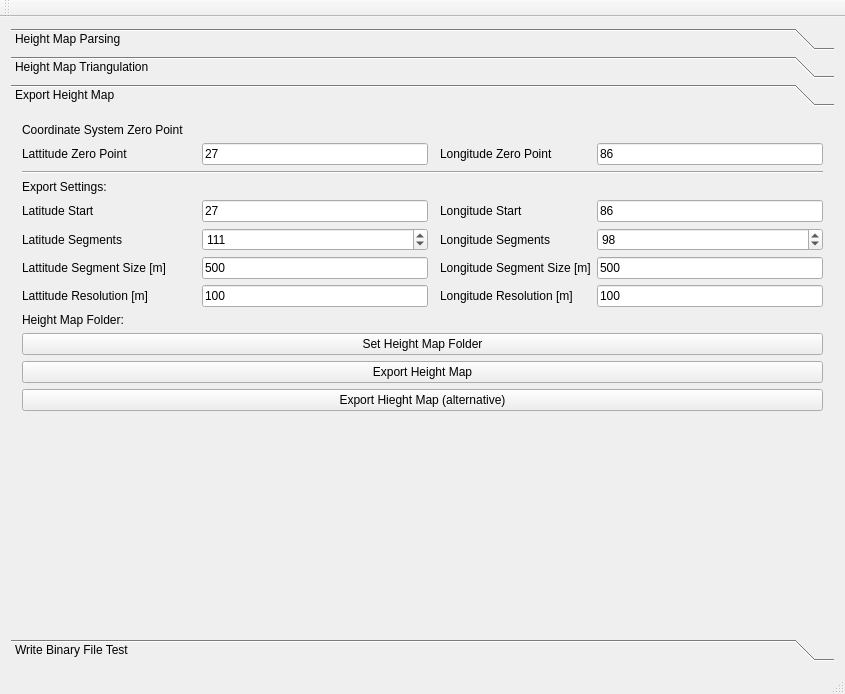
<?xml version="1.0" encoding="UTF-8"?>
<ui version="4.0">
 <class>QWorldParser</class>
 <widget class="QMainWindow" name="QWorldParser">
  <property name="geometry">
   <rect>
    <x>0</x>
    <y>0</y>
    <width>845</width>
    <height>694</height>
   </rect>
  </property>
  <property name="windowTitle">
   <string>QOpenStreetMapParser</string>
  </property>
  <widget class="QWidget" name="centralWidget">
   <layout class="QGridLayout" name="gridLayout">
    <item row="0" column="0">
     <widget class="QToolBox" name="toolBox">
      <property name="currentIndex">
       <number>2</number>
      </property>
      <widget class="QWidget" name="pageHeightMap">
       <property name="geometry">
        <rect>
         <x>0</x>
         <y>0</y>
         <width>827</width>
         <height>509</height>
        </rect>
       </property>
       <attribute name="label">
        <string>Height Map Parsing</string>
       </attribute>
       <layout class="QGridLayout" name="gridLayout_3">
        <item row="2" column="0">
         <widget class="QLabel" name="label_14">
          <property name="text">
           <string>Longitude Start</string>
          </property>
         </widget>
        </item>
        <item row="1" column="0">
         <widget class="QLabel" name="label_11">
          <property name="text">
           <string>Latitude Start</string>
          </property>
         </widget>
        </item>
        <item row="2" column="1" colspan="2">
         <widget class="QLineEdit" name="lonStart">
          <property name="text">
           <string>15</string>
          </property>
         </widget>
        </item>
        <item row="2" column="4" colspan="2">
         <widget class="QLineEdit" name="lonEnd">
          <property name="text">
           <string>16</string>
          </property>
         </widget>
        </item>
        <item row="3" column="0">
         <widget class="QLabel" name="label_10">
          <property name="text">
           <string>Lattitude Resolution [°]</string>
          </property>
         </widget>
        </item>
        <item row="3" column="3">
         <widget class="QLabel" name="label_8">
          <property name="text">
           <string>Longitude Resolution [°]</string>
          </property>
         </widget>
        </item>
        <item row="2" column="3">
         <widget class="QLabel" name="label_13">
          <property name="text">
           <string>Longitude End</string>
          </property>
         </widget>
        </item>
        <item row="3" column="4" colspan="2">
         <widget class="QLineEdit" name="lonRes">
          <property name="text">
           <string>0.1</string>
          </property>
         </widget>
        </item>
        <item row="3" column="1" colspan="2">
         <widget class="QLineEdit" name="latRes">
          <property name="text">
           <string>0.1</string>
          </property>
         </widget>
        </item>
        <item row="7" column="0" colspan="6">
         <spacer name="verticalSpacer">
          <property name="orientation">
           <enum>Qt::Vertical</enum>
          </property>
          <property name="sizeHint" stdset="0">
           <size>
            <width>20</width>
            <height>40</height>
           </size>
          </property>
         </spacer>
        </item>
        <item row="6" column="0" colspan="6">
         <widget class="QPushButton" name="pushButtonHeightMapParsing">
          <property name="text">
           <string>Start Height Map Parsing</string>
          </property>
         </widget>
        </item>
        <item row="1" column="1" colspan="2">
         <widget class="QLineEdit" name="latStart">
          <property name="text">
           <string>46</string>
          </property>
         </widget>
        </item>
        <item row="1" column="3">
         <widget class="QLabel" name="label_7">
          <property name="text">
           <string>Lattitude End</string>
          </property>
         </widget>
        </item>
        <item row="1" column="4" colspan="2">
         <widget class="QLineEdit" name="latEnd">
          <property name="sizePolicy">
           <sizepolicy hsizetype="Expanding" vsizetype="Fixed">
            <horstretch>0</horstretch>
            <verstretch>0</verstretch>
           </sizepolicy>
          </property>
          <property name="text">
           <string>47</string>
          </property>
         </widget>
        </item>
        <item row="4" column="0">
         <widget class="QLabel" name="label_9">
          <property name="text">
           <string>Height Map Folder:</string>
          </property>
         </widget>
        </item>
        <item row="4" column="1" colspan="5">
         <widget class="QLabel" name="labelHeghtMapFolder">
          <property name="text">
           <string/>
          </property>
         </widget>
        </item>
        <item row="5" column="0" colspan="6">
         <widget class="QPushButton" name="pushButtonSetHeightMapFolder">
          <property name="text">
           <string>Set Height Map Folder</string>
          </property>
         </widget>
        </item>
       </layout>
      </widget>
      <widget class="QWidget" name="pageHeightMapTriangulation">
       <property name="geometry">
        <rect>
         <x>0</x>
         <y>0</y>
         <width>827</width>
         <height>509</height>
        </rect>
       </property>
       <attribute name="label">
        <string>Height Map Triangulation</string>
       </attribute>
       <widget class="QPushButton" name="pushButtonCreateHeightMapTriangulation">
        <property name="geometry">
         <rect>
          <x>0</x>
          <y>20</y>
          <width>585</width>
          <height>23</height>
         </rect>
        </property>
        <property name="text">
         <string>Create Height Map Triangulation</string>
        </property>
       </widget>
      </widget>
      <widget class="QWidget" name="pageExportHeightMap">
       <property name="geometry">
        <rect>
         <x>0</x>
         <y>0</y>
         <width>827</width>
         <height>509</height>
        </rect>
       </property>
       <attribute name="label">
        <string>Export Height Map</string>
       </attribute>
       <layout class="QGridLayout" name="gridLayout_2">
        <item row="5" column="0" colspan="2">
         <widget class="QLabel" name="label_15">
          <property name="text">
           <string>Latitude Start</string>
          </property>
         </widget>
        </item>
        <item row="5" column="5">
         <widget class="QLabel" name="label_16">
          <property name="text">
           <string>Longitude Start</string>
          </property>
         </widget>
        </item>
        <item row="7" column="0" colspan="3">
         <widget class="QLabel" name="label_3">
          <property name="text">
           <string>Lattitude Segment Size [m]</string>
          </property>
         </widget>
        </item>
        <item row="6" column="0">
         <widget class="QLabel" name="label">
          <property name="text">
           <string>Latitude Segments</string>
          </property>
         </widget>
        </item>
        <item row="6" column="7">
         <widget class="QSpinBox" name="spinBoxLonSegments">
          <property name="maximum">
           <number>200</number>
          </property>
          <property name="value">
           <number>98</number>
          </property>
         </widget>
        </item>
        <item row="6" column="3">
         <widget class="QSpinBox" name="spinBoxLatSegments">
          <property name="maximum">
           <number>200</number>
          </property>
          <property name="value">
           <number>111</number>
          </property>
         </widget>
        </item>
        <item row="7" column="3">
         <widget class="QLineEdit" name="lineEditSegmentSizeLat">
          <property name="inputMask">
           <string>00000</string>
          </property>
          <property name="text">
           <string>500</string>
          </property>
         </widget>
        </item>
        <item row="8" column="0" colspan="2">
         <widget class="QLabel" name="label_5">
          <property name="text">
           <string>Lattitude Resolution [m]</string>
          </property>
         </widget>
        </item>
        <item row="7" column="5" colspan="2">
         <widget class="QLabel" name="label_4">
          <property name="text">
           <string>Longitude Segment Size [m]</string>
          </property>
         </widget>
        </item>
        <item row="6" column="5">
         <widget class="QLabel" name="label_2">
          <property name="text">
           <string>Longitude Segments</string>
          </property>
         </widget>
        </item>
        <item row="7" column="7">
         <widget class="QLineEdit" name="lineEditSegmentSizeLon">
          <property name="inputMask">
           <string>00000</string>
          </property>
          <property name="text">
           <string>500</string>
          </property>
         </widget>
        </item>
        <item row="4" column="0">
         <widget class="QLabel" name="label_17">
          <property name="text">
           <string>Export Settings:</string>
          </property>
         </widget>
        </item>
        <item row="12" column="0" colspan="8">
         <widget class="QPushButton" name="pushButton">
          <property name="text">
           <string>Export Hieght Map (alternative)</string>
          </property>
         </widget>
        </item>
        <item row="5" column="7">
         <widget class="QLineEdit" name="lonStart_2">
          <property name="text">
           <string>86</string>
          </property>
         </widget>
        </item>
        <item row="9" column="3" colspan="5">
         <widget class="QLabel" name="labelHeghtMapFolder_2">
          <property name="text">
           <string/>
          </property>
         </widget>
        </item>
        <item row="5" column="3">
         <widget class="QLineEdit" name="latStart_2">
          <property name="text">
           <string>27</string>
          </property>
         </widget>
        </item>
        <item row="13" column="0" colspan="8">
         <spacer name="verticalSpacer_2">
          <property name="orientation">
           <enum>Qt::Vertical</enum>
          </property>
          <property name="sizeHint" stdset="0">
           <size>
            <width>20</width>
            <height>123</height>
           </size>
          </property>
         </spacer>
        </item>
        <item row="11" column="0" colspan="8">
         <widget class="QPushButton" name="pushButtonExportHeightMap">
          <property name="text">
           <string>Export Height Map</string>
          </property>
         </widget>
        </item>
        <item row="9" column="0">
         <widget class="QLabel" name="label_12">
          <property name="text">
           <string>Height Map Folder:</string>
          </property>
         </widget>
        </item>
        <item row="8" column="3">
         <widget class="QLineEdit" name="lineEditResolutionLat">
          <property name="inputMask">
           <string>000</string>
          </property>
          <property name="text">
           <string>100</string>
          </property>
         </widget>
        </item>
        <item row="8" column="7">
         <widget class="QLineEdit" name="lineEditResolutionLon">
          <property name="inputMask">
           <string>000</string>
          </property>
          <property name="text">
           <string>100</string>
          </property>
         </widget>
        </item>
        <item row="10" column="0" colspan="8">
         <widget class="QPushButton" name="pushButtonSetHeightMapFolder_2">
          <property name="text">
           <string>Set Height Map Folder</string>
          </property>
         </widget>
        </item>
        <item row="8" column="5">
         <widget class="QLabel" name="label_6">
          <property name="text">
           <string>Longitude Resolution [m]</string>
          </property>
         </widget>
        </item>
        <item row="3" column="0" colspan="8">
         <widget class="Line" name="line">
          <property name="orientation">
           <enum>Qt::Horizontal</enum>
          </property>
         </widget>
        </item>
        <item row="1" column="0">
         <widget class="QLabel" name="label_18">
          <property name="text">
           <string>Coordinate System Zero Point</string>
          </property>
         </widget>
        </item>
        <item row="2" column="0">
         <widget class="QLabel" name="label_19">
          <property name="text">
           <string>Lattitude Zero Point</string>
          </property>
         </widget>
        </item>
        <item row="2" column="5">
         <widget class="QLabel" name="label_20">
          <property name="text">
           <string>Longitude Zero Point</string>
          </property>
         </widget>
        </item>
        <item row="2" column="3">
         <widget class="QLineEdit" name="latZero">
          <property name="text">
           <string>27</string>
          </property>
         </widget>
        </item>
        <item row="2" column="7">
         <widget class="QLineEdit" name="lonZero">
          <property name="text">
           <string>86</string>
          </property>
         </widget>
        </item>
       </layout>
      </widget>
      <widget class="QWidget" name="pageWriteBinaryFileTest">
       <property name="geometry">
        <rect>
         <x>0</x>
         <y>0</y>
         <width>827</width>
         <height>509</height>
        </rect>
       </property>
       <attribute name="label">
        <string>Write Binary File Test</string>
       </attribute>
       <widget class="QPushButton" name="pushButtonWriteBinaryFileTest">
        <property name="geometry">
         <rect>
          <x>180</x>
          <y>80</y>
          <width>201</width>
          <height>21</height>
         </rect>
        </property>
        <property name="text">
         <string>Write Binary File</string>
        </property>
       </widget>
      </widget>
     </widget>
    </item>
   </layout>
  </widget>
  <widget class="QMenuBar" name="menuBar">
   <property name="geometry">
    <rect>
     <x>0</x>
     <y>0</y>
     <width>845</width>
     <height>20</height>
    </rect>
   </property>
  </widget>
  <widget class="QToolBar" name="mainToolBar">
   <attribute name="toolBarArea">
    <enum>TopToolBarArea</enum>
   </attribute>
   <attribute name="toolBarBreak">
    <bool>false</bool>
   </attribute>
  </widget>
  <widget class="QStatusBar" name="statusBar"/>
  <action name="actionQuit">
   <property name="text">
    <string>Quit</string>
   </property>
  </action>
 </widget>
 <layoutdefault spacing="6" margin="11"/>
 <resources/>
 <connections/>
</ui>
